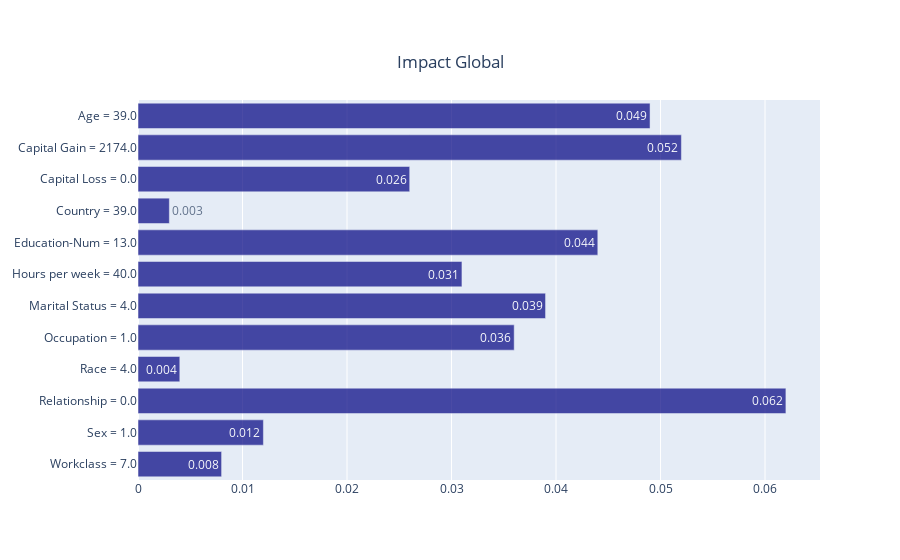

Notebook cell for this chart:
### Code cell
df_means = pd.DataFrame()

y_axis_means = list(shap_values.feature_names)
means = list(np.abs(shap_values.values).mean(axis = 0))
means = [round(mean,3) for mean in means]

df_means['y'] = y_axis
df_means['mean'] = means
df_means = df_means.sort_values(by = 'y', ascending= False)

fig = go.Figure(data = [go.Bar(
            x= df_means['mean'],
            y=df_means['y'],
            name = "Impacts sur le score",
            orientation='h',
            marker_color = "Navy",
            text=df_means['mean'],
            opacity = 0.7),
            
                       ],
            )
fig.update_traces(
                  textposition='auto',
                 textfont_size=12)
fig.update_layout(
    autosize=True,
    title={
        'text': "Impact Absolu Global",
        'y':0.9,
        'x':0.5,
        'xanchor': 'center',
        'yanchor': 'top'}
    )
fig.show()

### Figure 1 — Plotly figure (JSON) as saved in the notebook; plotly's stock layout.template omitted (floating-point values rounded to 4 significant figures)
{"data": [{"marker": {"color": "Navy"}, "name": "Impacts sur le score", "opacity": 0.7, "orientation": "h", "text": [0.008, 0.012, 0.062, 0.004, 0.036, 0.039, 0.031, 0.044, 0.003, 0.026, 0.052, 0.049], "textfont": {"size": 12}, "textposition": "auto", "type": "bar", "x": [0.008, 0.012, 0.062, 0.004, 0.036, 0.039, 0.031, 0.044, 0.003, 0.026, 0.052, 0.049], "y": ["Workclass = 7.0", "Sex = 1.0", "Relationship = 0.0", "Race = 4.0", "Occupation = 1.0", "Marital Status = 4.0", "Hours per week = 40.0", "Education-Num = 13.0", "Country = 39.0", "Capital Loss = 0.0", "Capital Gain = 2174.0", "Age = 39.0"]}], "layout": {"autosize": true, "title": {"text": "Impact Global", "x": 0.5, "xanchor": "center", "y": 0.9, "yanchor": "top"}}}
